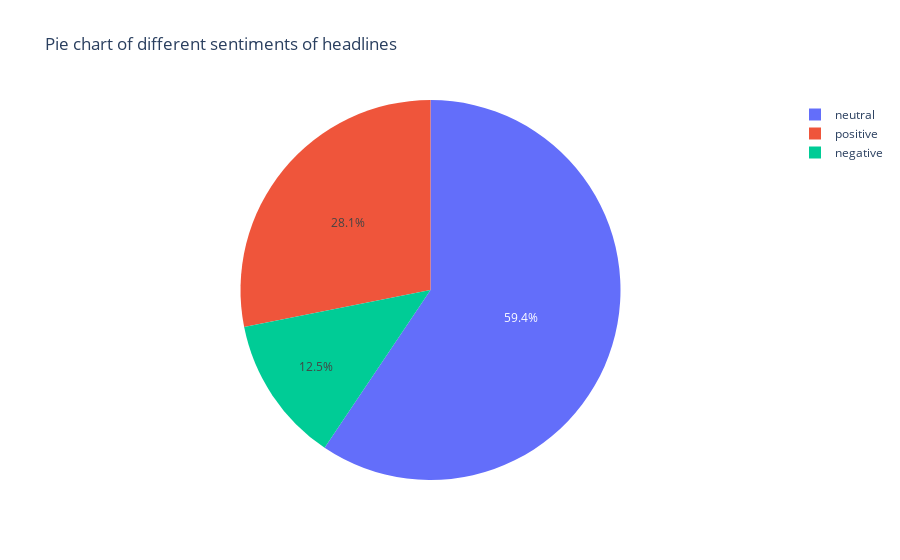

This figure's notebook cell:
### Code cell
fig = px.pie(df, names='sentiment', title ='Pie chart of different sentiments of headlines')
fig.show()

### Figure 1 — Plotly figure (JSON) as saved in the notebook; plotly's stock layout.template omitted (floating-point values rounded to 4 significant figures; data arrays with more than 128 entries replaced by an {"elided": "..."} marker saying what was removed)
{"data": [{"domain": {"x": [0, 1], "y": [0, 1]}, "hovertemplate": "sentiment=%{label}<extra></extra>", "labels": {"elided": "4846 str values"}, "legendgroup": "", "name": "", "showlegend": true, "type": "pie"}], "layout": {"legend": {"tracegroupgap": 0}, "title": {"text": "Pie chart of different sentiments of headlines"}}}
